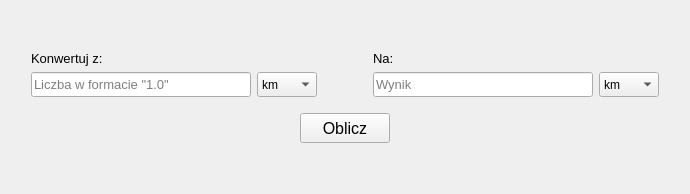
      <widget class="QWidget" name="lenTab">
       <attribute name="title">
        <string>Odległość</string>
       </attribute>
       <layout class="QHBoxLayout" name="horizontalLayout_10">
        <item>
         <spacer name="horizontalSpacer_7">
          <property name="orientation">
           <enum>Qt::Horizontal</enum>
          </property>
          <property name="sizeType">
           <enum>QSizePolicy::MinimumExpanding</enum>
          </property>
          <property name="sizeHint" stdset="0">
           <size>
            <width>20</width>
            <height>20</height>
           </size>
          </property>
         </spacer>
        </item>
        <item>
         <layout class="QVBoxLayout" name="verticalLayout_4">
          <item>
           <spacer name="verticalSpacer_4">
            <property name="orientation">
             <enum>Qt::Vertical</enum>
            </property>
            <property name="sizeType">
             <enum>QSizePolicy::MinimumExpanding</enum>
            </property>
            <property name="sizeHint" stdset="0">
             <size>
              <width>20</width>
              <height>40</height>
             </size>
            </property>
           </spacer>
          </item>
          <item>
           <layout class="QHBoxLayout" name="horizontalLayout_7">
            <item>
             <layout class="QVBoxLayout" name="verticalLayout_5">
              <property name="sizeConstraint">
               <enum>QLayout::SetMinimumSize</enum>
              </property>
              <item>
               <widget class="QLabel" name="label_4">
                <property name="font">
                 <font>
                  <pointsize>10</pointsize>
                 </font>
                </property>
                <property name="text">
                 <string>Konwertuj z:</string>
                </property>
               </widget>
              </item>
              <item>
               <layout class="QHBoxLayout" name="horizontalLayout_2">
                <item>
                 <widget class="QLineEdit" name="lconvInput">
                  <property name="sizePolicy">
                   <sizepolicy hsizetype="Fixed" vsizetype="Fixed">
                    <horstretch>0</horstretch>
                    <verstretch>0</verstretch>
                   </sizepolicy>
                  </property>
                  <property name="minimumSize">
                   <size>
                    <width>220</width>
                    <height>25</height>
                   </size>
                  </property>
                  <property name="maximumSize">
                   <size>
                    <width>220</width>
                    <height>25</height>
                   </size>
                  </property>
                  <property name="font">
                   <font>
                    <pointsize>10</pointsize>
                   </font>
                  </property>
                  <property name="text">
                   <string/>
                  </property>
                  <property name="maxLength">
                   <number>30</number>
                  </property>
                  <property name="placeholderText">
                   <string>Liczba w formacie &quot;1.0&quot;</string>
                  </property>
                 </widget>
                </item>
                <item>
                 <widget class="QComboBox" name="lconvFrom">
                  <property name="sizePolicy">
                   <sizepolicy hsizetype="Fixed" vsizetype="Fixed">
                    <horstretch>0</horstretch>
                    <verstretch>0</verstretch>
                   </sizepolicy>
                  </property>
                  <property name="minimumSize">
                   <size>
                    <width>60</width>
                    <height>25</height>
                   </size>
                  </property>
                  <property name="maximumSize">
                   <size>
                    <width>60</width>
                    <height>25</height>
                   </size>
                  </property>
                  <item>
                   <property name="text">
                    <string>km</string>
                   </property>
                  </item>
                  <item>
                   <property name="text">
                    <string>m</string>
                   </property>
                  </item>
                  <item>
                   <property name="text">
                    <string>dm</string>
                   </property>
                  </item>
                  <item>
                   <property name="text">
                    <string>cm</string>
                   </property>
                  </item>
                  <item>
                   <property name="text">
                    <string>mm</string>
                   </property>
                  </item>
                  <item>
                   <property name="text">
                    <string>in</string>
                   </property>
                  </item>
                  <item>
                   <property name="text">
                    <string>ft</string>
                   </property>
                  </item>
                  <item>
                   <property name="text">
                    <string>yd</string>
                   </property>
                  </item>
                  <item>
                   <property name="text">
                    <string>mi</string>
                   </property>
                  </item>
                 </widget>
                </item>
               </layout>
              </item>
             </layout>
            </item>
            <item>
             <spacer name="horizontalSpacer_5">
              <property name="orientation">
               <enum>Qt::Horizontal</enum>
              </property>
              <property name="sizeType">
               <enum>QSizePolicy::Fixed</enum>
              </property>
              <property name="sizeHint" stdset="0">
               <size>
                <width>50</width>
                <height>20</height>
               </size>
              </property>
             </spacer>
            </item>
            <item>
             <layout class="QVBoxLayout" name="verticalLayout_6">
              <property name="sizeConstraint">
               <enum>QLayout::SetMinimumSize</enum>
              </property>
              <item>
               <widget class="QLabel" name="label_2">
                <property name="font">
                 <font>
                  <pointsize>10</pointsize>
                 </font>
                </property>
                <property name="text">
                 <string>Na:</string>
                </property>
               </widget>
              </item>
              <item>
               <layout class="QHBoxLayout" name="horizontalLayout_8">
                <property name="sizeConstraint">
                 <enum>QLayout::SetMinimumSize</enum>
                </property>
                <item>
                 <widget class="QLineEdit" name="lconvOutput">
                  <property name="minimumSize">
                   <size>
                    <width>220</width>
                    <height>25</height>
                   </size>
                  </property>
                  <property name="maximumSize">
                   <size>
                    <width>220</width>
                    <height>25</height>
                   </size>
                  </property>
                  <property name="font">
                   <font>
                    <pointsize>10</pointsize>
                   </font>
                  </property>
                  <property name="readOnly">
                   <bool>true</bool>
                  </property>
                  <property name="placeholderText">
                   <string>Wynik</string>
                  </property>
                 </widget>
                </item>
                <item>
                 <widget class="QComboBox" name="lconvTo">
                  <property name="sizePolicy">
                   <sizepolicy hsizetype="Fixed" vsizetype="Fixed">
                    <horstretch>0</horstretch>
                    <verstretch>0</verstretch>
                   </sizepolicy>
                  </property>
                  <property name="minimumSize">
                   <size>
                    <width>60</width>
                    <height>25</height>
                   </size>
                  </property>
                  <property name="maximumSize">
                   <size>
                    <width>60</width>
                    <height>25</height>
                   </size>
                  </property>
                  <item>
                   <property name="text">
                    <string>km</string>
                   </property>
                  </item>
                  <item>
                   <property name="text">
                    <string>m</string>
                   </property>
                  </item>
                  <item>
                   <property name="text">
                    <string>dm</string>
                   </property>
                  </item>
                  <item>
                   <property name="text">
                    <string>cm</string>
                   </property>
                  </item>
                  <item>
                   <property name="text">
                    <string>mm</string>
                   </property>
                  </item>
                  <item>
                   <property name="text">
                    <string>in</string>
                   </property>
                  </item>
                  <item>
                   <property name="text">
                    <string>ft</string>
                   </property>
                  </item>
                  <item>
                   <property name="text">
                    <string>yd</string>
                   </property>
                  </item>
                  <item>
                   <property name="text">
                    <string>mi</string>
                   </property>
                  </item>
                 </widget>
                </item>
               </layout>
              </item>
             </layout>
            </item>
           </layout>
          </item>
          <item>
           <spacer name="verticalSpacer_5">
            <property name="orientation">
             <enum>Qt::Vertical</enum>
            </property>
            <property name="sizeType">
             <enum>QSizePolicy::Fixed</enum>
            </property>
            <property name="sizeHint" stdset="0">
             <size>
              <width>10</width>
              <height>10</height>
             </size>
            </property>
           </spacer>
          </item>
          <item>
           <layout class="QHBoxLayout" name="horizontalLayout_9">
            <item>
             <spacer name="horizontalSpacer_6">
              <property name="orientation">
               <enum>Qt::Horizontal</enum>
              </property>
              <property name="sizeType">
               <enum>QSizePolicy::Expanding</enum>
              </property>
              <property name="sizeHint" stdset="0">
               <size>
                <width>40</width>
                <height>20</height>
               </size>
              </property>
             </spacer>
            </item>
            <item>
             <widget class="QPushButton" name="lcalcBtn">
              <property name="sizePolicy">
               <sizepolicy hsizetype="Fixed" vsizetype="Fixed">
                <horstretch>0</horstretch>
                <verstretch>0</verstretch>
               </sizepolicy>
              </property>
              <property name="minimumSize">
               <size>
                <width>90</width>
                <height>30</height>
               </size>
              </property>
              <property name="maximumSize">
               <size>
                <width>90</width>
                <height>30</height>
               </size>
              </property>
              <property name="font">
               <font>
                <pointsize>12</pointsize>
               </font>
              </property>
              <property name="text">
               <string>Oblicz</string>
              </property>
             </widget>
            </item>
            <item>
             <spacer name="horizontalSpacer_10">
              <property name="orientation">
               <enum>Qt::Horizontal</enum>
              </property>
              <property name="sizeHint" stdset="0">
               <size>
                <width>40</width>
                <height>20</height>
               </size>
              </property>
             </spacer>
            </item>
           </layout>
          </item>
          <item>
           <spacer name="verticalSpacer_6">
            <property name="orientation">
             <enum>Qt::Vertical</enum>
            </property>
            <property name="sizeType">
             <enum>QSizePolicy::MinimumExpanding</enum>
            </property>
            <property name="sizeHint" stdset="0">
             <size>
              <width>20</width>
              <height>40</height>
             </size>
            </property>
           </spacer>
          </item>
         </layout>
        </item>
        <item>
         <spacer name="horizontalSpacer_8">
          <property name="orientation">
           <enum>Qt::Horizontal</enum>
          </property>
          <property name="sizeType">
           <enum>QSizePolicy::MinimumExpanding</enum>
          </property>
          <property name="sizeHint" stdset="0">
           <size>
            <width>20</width>
            <height>20</height>
           </size>
          </property>
         </spacer>
        </item>
       </layout>
      </widget>
